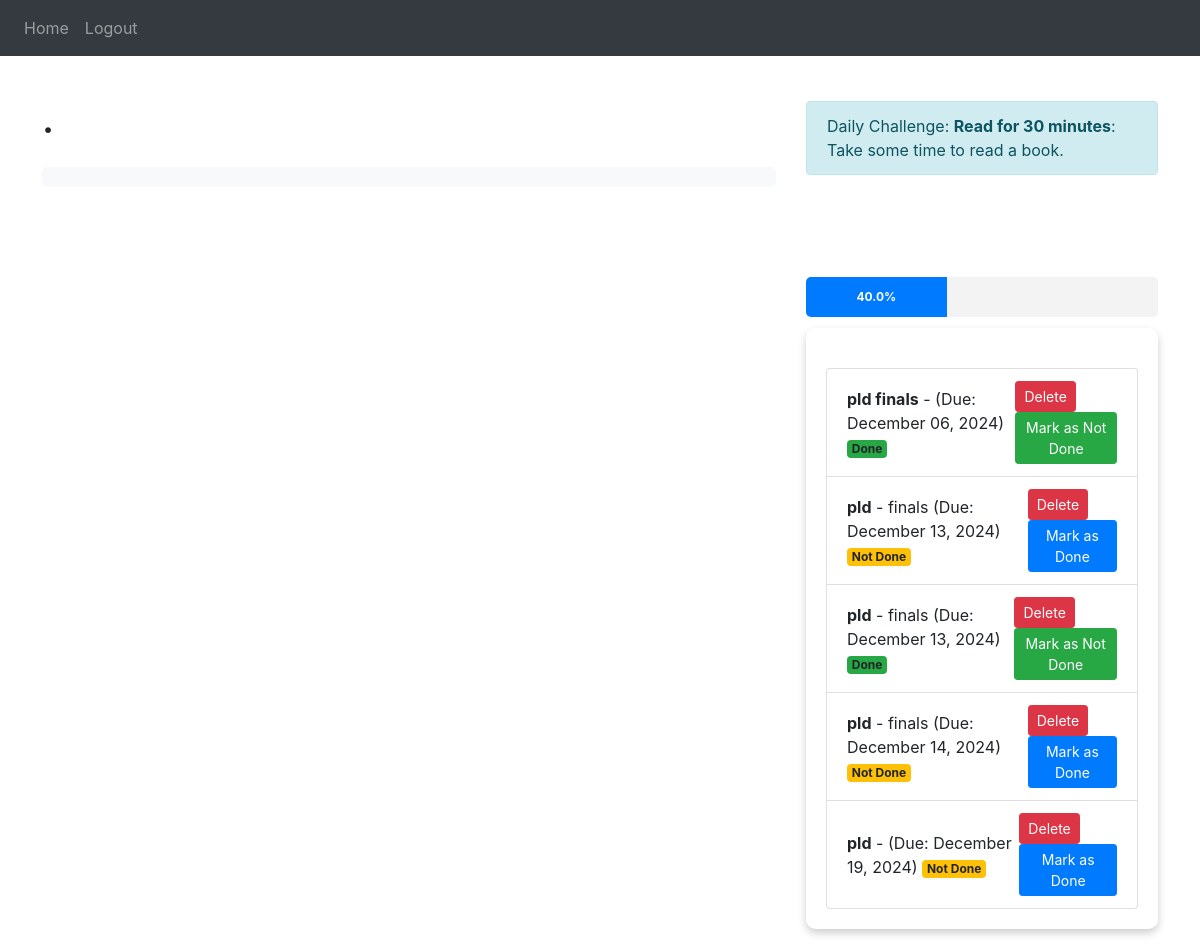
Screenshot of / (signed in) with the database file from the repository.
### website/models.py (models this page shows)
class Task(db.Model):
    id = db.Column(db.Integer, primary_key=True)
    title = db.Column(db.String(100), nullable=False)  # Task title is required
    description = db.Column(db.String(200), nullable=True)
    date = db.Column(db.Date, nullable=False, default=func.now())  # Default to current date
    user_id = db.Column(db.Integer, db.ForeignKey('user.id'), nullable=False)
    is_done = db.Column(db.Boolean, default=False)  # Defaults to not done

### website/views.py (the view, shortened to what this page needs)
@views.route('/', methods=['GET', 'POST'])
@login_required
def home():
    tasks = Task.query.filter_by(user_id=current_user.id).all()
    total_tasks = len(tasks)
    completed_tasks = sum(1 for task in tasks if task.is_done)
    progress_percentage = (completed_tasks / total_tasks * 100) if total_tasks > 0 else 0
    daily_challenge = get_daily_challenge()
    return render_template("home.html", user=current_user, tasks=tasks,
                           progress_percentage=progress_percentage,
                           daily_challenge=daily_challenge,)

### website/__init__.py (called while the page is built)
def create_app():
    app = Flask(__name__)
    app.config['SECRET_KEY'] = 'defHackher'
    app.config['SQLALCHEMY_DATABASE_URI'] = f'sqlite:///{DB_NAME}'
    db.init_app(app)
    from .views import views
    from .auth import auth
    app.register_blueprint(views, url_prefix='/')
    app.register_blueprint(auth, url_prefix='/')
    from .models import User, Task
    with app.app_context():
        db.create_all()
    login_manager = LoginManager()
    login_manager.login_view = 'auth.login'
    login_manager.init_app(app)
    @login_manager.user_loader
    def load_user(id):
        return User.query.get(int(id))
    return app

### website/views.py (called while the page is built)
def get_daily_challenge():
    challenges = [
        {"title": "Drink 8 glasses of water", "description": "Stay hydrated today!"},
        {"title": "Walk 10,000 steps", "description": "Get moving and stay active!"},
        {"title": "Read for 30 minutes", "description": "Take some time to read a book."},
        {"title": "Meditate for 10 minutes", "description": "Clear your mind and relax."},
        {"title": "Write down 3 things you're grateful for", "description": "Practice gratitude."}
    ]
    return random.choice(challenges)

### website/templates/home.html (shortened to what this page needs)
{% extends "base.html" %}
{% block content %}
<div class="container-fluid">
    <div class="row">
        <div class="col-md-8">
            <h1 class="my-4 text-violet">.</h1>
            <div id="calendar"></div>
        </div>
        <div class="col-md-4">
            <div class="task-progress-container">
                <div class="alert alert-info">
                    <text class="my-4 text-blue">Daily Challenge: </text>
                    <strong>{{ daily_challenge.title }}</strong>: {{ daily_challenge.description }}
                </div>
                <h2 class="my-4 text-white">Your Tasks</h2>
                <div class="progress-container">
                    <div class="progress">
                        <div class="progress-bar" role="progressbar"
                             style="width: {{ progress_percentage }}%;
                                    background-color: { '2f0a3d' if task.is_done else '#e6e6e6' };"
                             aria-valuenow="{{ progress_percentage }}"
                             aria-valuemin="0"
                             aria-valuemax="100">
                            {{ progress_percentage | round(0) }}%
                        </div>
                    </div>
                </div>
                <div class="task-container">
                    <ul class="list-group task-list">
                        {% for task in tasks %}
                        <li class="list-group-item d-flex justify-content-between align-items-center">
                            <div>
                                <strong>{{ task.title }}</strong> - {{ task.description }} (Due: {{ task.date.strftime('%B %d, %Y') }})
                                <span class="badge bg-{{ 'success' if task.is_done else 'warning' }}">
                                    {{ 'Done' if task.is_done else 'Not Done' }}
                                </span>
                            </div>
                            <div>
                                <form method="POST" action="/delete-task" style="display:inline;">
                                    <button type="submit" class="btn btn-danger btn-sm">Delete</button>
                                </form>
                                <button class="btn btn-{{ 'success' if task.is_done else 'primary' }} btn-sm mark-as-done"
                                        data-task-id="{{ task.id }}"
                                        data-is-done="{{ not task.is_done }}">
                                    {{ 'Mark as Not Done' if task.is_done else 'Mark as Done' }}
                                </button>
                            </div>
                        </li>
                        {% endfor %}
                    </ul>
                </div>
            </div>
        </div>
    </div>
</div>
{% endblock %}

### website/templates/base.html (shortened to what this page needs)
<!DOCTYPE html>
<html>
  <head>
    <link
      rel="stylesheet"
      href="https://stackpath.bootstrapcdn.com/bootstrap/4.4.1/css/bootstrap.min.css"
    />
    <link
      rel="stylesheet"
      href="https://stackpath.bootstrapcdn.com/font-awesome/4.7.0/css/font-awesome.min.css"
    />
  </head>
  <body>
    <nav class="navbar navbar-expand-lg navbar-dark bg-dark">
      <div class="collapse navbar-collapse" id="navbar">
        <div class="navbar-nav">
          {% if user.is_authenticated %}
          <a class="nav-item nav-link" id="home" href="/">Home</a>
          <a class="nav-item nav-link" id="logout" href="/logout">Logout</a>
          {% else %}
          <a class="nav-item nav-link" id="login" href="/login">Login</a>
          <a class="nav-item nav-link" id="signUp" href="/sign-up">Sign Up</a>
          {% endif %}
        </div>
      </div>
    </nav>
    <div class="container">{% block content %} {% endblock %}</div>
  </body>
</html>

### website/templates/base.html (style rules this page uses)
body { margin: 0; padding: 0; }
.container { max-width: 98%; margin-left: auto; margin-right: auto; padding: 15px; }

### website/templates/home.html (style rules this page uses)
body { background-image: url('https://i.imghippo.com/files/yNr2239LFw.png'); background-size: cover; background-repeat: no-repeat; background-position: center; background-attachment: fixed; height: 100vh; }
#calendar { background-color: #f8f9fa; border-radius: 5px; padding: 10px; }
.task-list { margin-top: 20px; }
.task-container { background-color: rgba(255, 255, 255, 0.8); border-radius: 10px; padding: 20px; box-shadow: 0 4px 8px rgba(0, 0, 0, 0.2); margin-top: 10px; }
.task-progress-container { margin-top: 30px; display: flex; flex-direction: column; align-items: center; }
.progress-container { width: 100%; margin-bottom: 1px; }
.progress { height: 40px; background-color: #f3f3f3; border-radius: 5px; overflow: hidden; }
.progress-bar { height: 100%; text-align: center; line-height: 40px; color: white; font-weight: bold; transition: width 0.5s ease; }

### rows the page displays
Task: title "pld finals", date "December 06, 2024", is_done "Done", is_done "Mark as Not Done"
Task: title "pld", description "finals", date "December 13, 2024", is_done "Not Done", is_done "Mark as Done"
Task: title "pld", description "finals", date "December 13, 2024", is_done "Done", is_done "Mark as Not Done"
Task: title "pld", description "finals", date "December 14, 2024", is_done "Not Done", is_done "Mark as Done"
Task: title "pld", date "December 19, 2024", is_done "Not Done", is_done "Mark as Done"

### other values shown
{{ daily_challenge.title }} "Read for 30 minutes"
{{ daily_challenge.description }} "Take some time to read a book."
{{ progress_percentage | round(0) }} "40.0"
